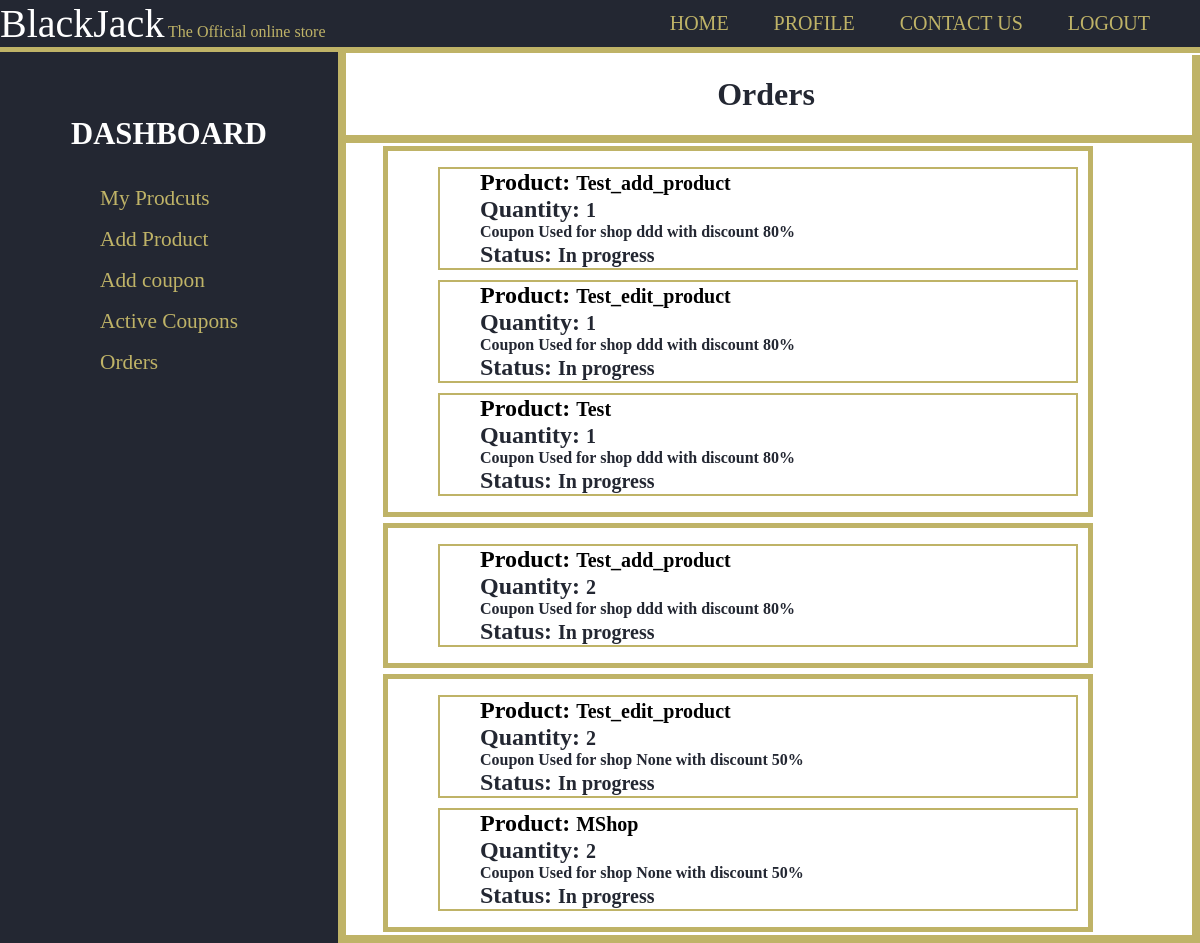
The app's page /shop/orders/ (signed in), older data.
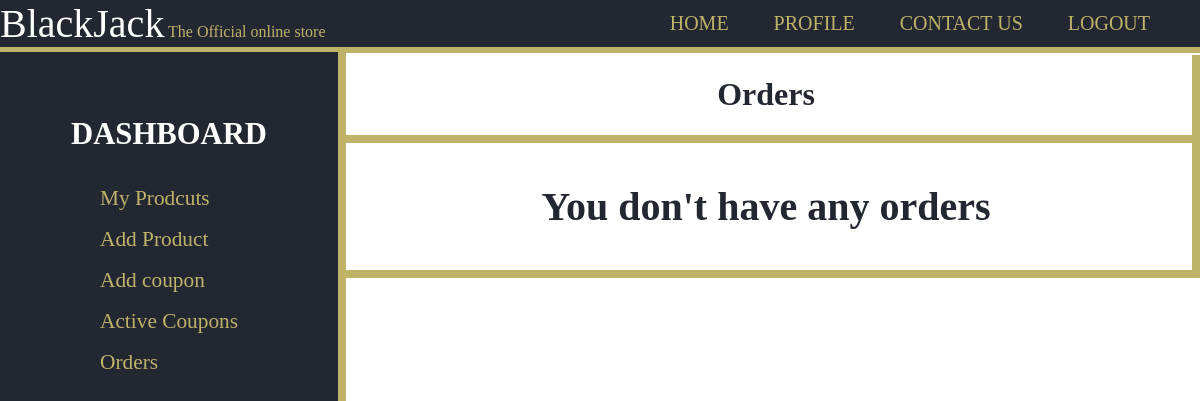
The same page, newer data.
### users/models.py (models this page shows, shortened)
class InCart(models.Model):
    product = models.ForeignKey('products.Product',on_delete=models.CASCADE,null=True,default=None)
    quantity = models.PositiveSmallIntegerField(default=1)

class Order(models.Model):
    id = models.UUIDField(primary_key=True, default=uuid.uuid4, editable=False)
    products = models.ManyToManyField('users.InCart', related_name="ordered_products")
    is_delivered = models.BooleanField(default=False)
    is_ordered = models.BooleanField(default=False)
    bill = models.FloatField(default=0.0)
    coupon = models.ForeignKey('shop.Coupon',on_delete=models.SET_NULL,null=True,blank=True)
    created = models.DateTimeField(auto_now=True)
    class Meta:
        ordering = ['created']

### products/models.py (models this page shows, shortened)
class Product(models.Model):
    id = models.UUIDField(primary_key=True, default=uuid.uuid4, editable=False)
    name = models.CharField(max_length=100)
    price = models.DecimalField(max_digits=7,decimal_places=2)
    description = models.TextField(blank=True)
    remaininginstock = models.PositiveSmallIntegerField(default=1)
    featured = models.BooleanField(default=False)
    image = models.ImageField(null=True,blank=True,upload_to='product_images/')
    shop = models.ForeignKey('shop.Shop',on_delete=models.CASCADE)
    reviews = models.ManyToManyField(Review, blank=True, related_name="reviews")
    categories = [
        ('clothing','Clothing'),
        ('tvs','TVs'),
        ('electronics','Electronics'),
        ('home_applicanes','Home Appliances'),
        ('furniture','Furniture'),
        ('other','Other')
    ]
    category = models.CharField(max_length=15,choices=categories,default='other')
    visits = models.IntegerField(default=0)

### shop/models.py (models this page shows, shortened)
class Coupon(models.Model):
    name = models.CharField(max_length=30)
    code = models.CharField(max_length=25)
    activated = models.BooleanField()
    discount = models.PositiveSmallIntegerField()
    shop = models.ForeignKey('shop.Shop',on_delete=models.CASCADE,null=True,blank=True)
    created = models.DateTimeField(auto_now=True)
    coupon_types = [('shop','shop'),('event','event'),('user','user')]
    coupon_type = models.CharField(max_length=5,choices=coupon_types,default='shop')

class Shop(models.Model):
    name = models.CharField(max_length=30)
    description = models.TextField(max_length=100)
    address = models.TextField(max_length=100,)
    products = models.ManyToManyField(Product, blank=True, related_name="products")
    coupons = models.ManyToManyField('shop.Coupon',blank=True,default=None,related_name='shop_coupons')
    orders = models.ManyToManyField('users.Order',blank=True,default=None,related_name='shop_orders')
    featured = models.BooleanField(default=False)
    def __str__(self):
        return f"{self.name}"

### shop/views.py (the view, shortened to what this page needs)
# urls.py: path('<str:shopname>/', views.index, name='shop'),
def index(request, shopname):
    try:
        if shopname=='addproduct':
            return addproduct(request)
        elif shopname=='activecoupons':
            return activecoupons(request)
        elif shopname=='orders':
            return orders(request)
    except Shop.DoesNotExist:
        return render(request,'shop/404.html')

### shop/views.py (called while the page is built)
@login_required
def orders(request):
    if not request.user.shop:
        return render(request,'shop/not_a_seller.html')
    return render(request,'shop/orders.html',{'orders':request.user.shop.orders.all(),'shop':request.user.shop})

### shop/templates/shop/orders.html (shortened to what this page needs)
{% extends 'shop/layout.html' %}
{% block name %}Orders{% endblock %}
{% block body %}
{% if orders %}
<div id="items">
  <div class="itemscontainer">
    {% for order in orders %}
      <div class="item">
          <ol>
            {% for product in order.products.all %}
            {% if product.product.shop.name == shop.name %}
              <ul style="border:2px solid #BFB367; margin:10px; list-style-type:none;">
                <li><a href="{% url 'productpage' product.product.id %}"><h2 style="display:inline;">Product: </h2><span style="font-size:20px;">{{product.product.name}}</span></a></li>
                <li><h2 style="display:inline;">Quantity: </h2> <span style="font-size: 20px;">{{product.quantity}}</span></li>
              {% if order.coupon %}
                <li> Coupon Used for shop {{order.coupon.shop}} with discount {{order.coupon.discount}}%</li>
              {% endif %}
                <li><h2 style="display:inline;">Status: </h2><span style="font-size: 20px;">{% if order.is_delivered %}Delivered{% else %}In progress{% endif %}</span></li>
              </ul>
              {% endif %}
            {% endfor %}
          </ol>
      </div>
    {% endfor %}
  </div>
</div>
{% else %}
<div>
  <p style="font-size:2.5rem; text-align:center">You don't have any orders</p>
</div>
{% endif %}
{% endblock %}

Row changes from the older to the newer data that the page shows:
removed Order: coupon.shop "ddd", coupon.discount "80"
removed InCart: product.name "Test_add_product", quantity "1"
removed InCart: product.name "Test_edit_product", quantity "1"
removed InCart: product.name "Test", quantity "1"
removed Order: coupon.shop "ddd", coupon.discount "80"
removed InCart: product.name "Test_add_product", quantity "2"
removed Order: coupon.shop "None", coupon.discount "50"
removed InCart: product.name "Test_edit_product", quantity "2"
removed InCart: product.name "MShop", quantity "2"
Text that changed along with them:
text now shown: "You don't have any orders"
